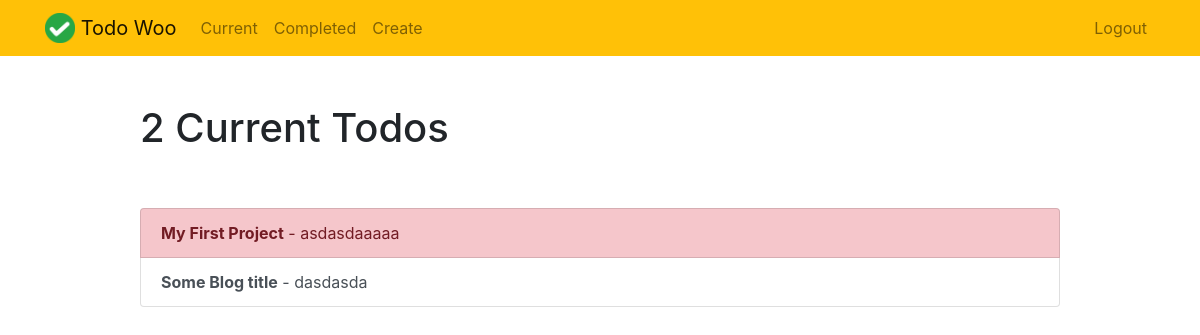
/current/ (signed in), run on the app's committed database.
### todo/models.py (models this page shows, shortened)
class Todo(models.Model):
    title = models.CharField(max_length=100)
    memo = models.TextField(blank=True)
    created = models.DateTimeField(auto_now_add=True)
    datecompleted = models.DateTimeField(null=True, blank=True)
    important = models.BooleanField(default=False)
    user = models.ForeignKey(User, on_delete=models.CASCADE)

### todo/views.py (the view)
# urls.py: path('current/', views.currenttodos, name='currenttodos'),
@login_required
def currenttodos(request):
    todos = Todo.objects.filter(user=request.user, datecompleted__isnull=True)
    return render(request, 'todo/currenttodos.html', {'todos': todos})

### todo/templates/todo/currenttodos.html
{% extends "todo/base.html" %}
{% block content %}
    <div class="row justify-content-center mt-5">
        <div class="col-md-10">
            {% if todos %}
                 <h1>{{ todos.count }} Current Todo{{ todos.count|pluralize }}</h1>
            {% else %}
                           <h1>Current Todos</h1>
            {% endif %}
        </div>
    </div>
    <div class="row justify-content-center mt-5">
        <div class="col-md-10">
        {% if todos %}
            <div class="list-group">
                {% for todo in todos %}
                    <a href="{% url 'viewtodo' todo.id %}" class="list-group-item list-group-item-action{% if todo.important %} list-group-item-danger{% endif %}"><b>{{ todo.title }}</b>{% if todo.memo %} - {{ todo.memo|truncatechars:30 }}{% endif %}</a>
                {% endfor %}
            </div>
        {% else %}
            <div class="text-center">
                <h2>Looks like you don't have any todos! Nice work.</h2>
            <br>
            <a role="button" class="btn btn-primary" href="{% url 'createtodo' %}">New Todo</a>
            </div>
        {% endif %}
        </div>
    </div>
{% endblock %}

### data on the page
Todo: title "My First Project", memo "asdasdaaaaa"
Todo: title "Some Blog title", memo "dasdasda"

### other printed values
{{ todos.count }} "2"
